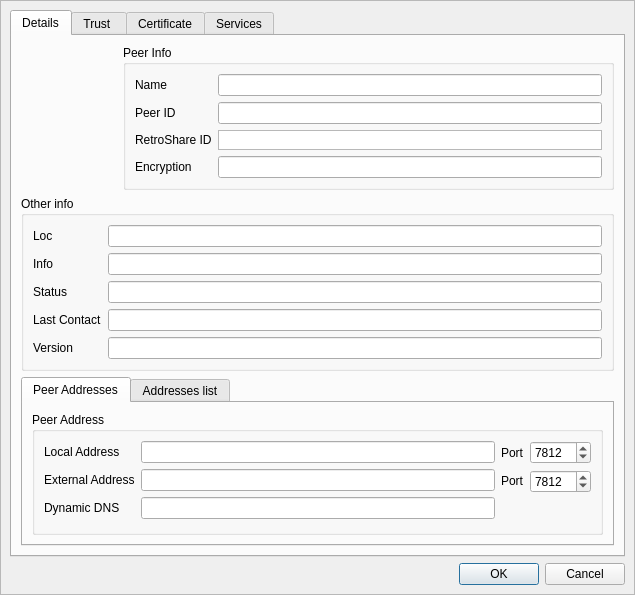
<?xml version="1.0" encoding="UTF-8"?>
<ui version="4.0">
 <class>ConfCertDialog</class>
 <widget class="QDialog" name="ConfCertDialog">
  <property name="geometry">
   <rect>
    <x>0</x>
    <y>0</y>
    <width>635</width>
    <height>549</height>
   </rect>
  </property>
  <property name="windowTitle">
   <string>Friend Details</string>
  </property>
  <property name="windowIcon">
   <iconset resource="../images.qrc">
    <normaloff>:/images/rstray3.png</normaloff>:/images/rstray3.png</iconset>
  </property>
  <layout class="QGridLayout" name="gridLayout_5">
   <property name="horizontalSpacing">
    <number>6</number>
   </property>
   <property name="verticalSpacing">
    <number>0</number>
   </property>
   <property name="margin">
    <number>0</number>
   </property>
   <item row="0" column="0">
    <widget class="HeaderFrame" name="headerFrame">
     <property name="frameShape">
      <enum>QFrame::NoFrame</enum>
     </property>
     <property name="frameShadow">
      <enum>QFrame::Plain</enum>
     </property>
    </widget>
   </item>
   <item row="1" column="0">
    <widget class="QFrame" name="frame_2">
     <property name="frameShape">
      <enum>QFrame::StyledPanel</enum>
     </property>
     <property name="frameShadow">
      <enum>QFrame::Raised</enum>
     </property>
     <layout class="QGridLayout" name="gridLayout_4">
      <item row="1" column="0">
       <layout class="QGridLayout" name="_12">
        <item row="0" column="0">
         <widget class="QDialogButtonBox" name="buttonBox">
          <property name="standardButtons">
           <set>QDialogButtonBox::Cancel|QDialogButtonBox::Ok</set>
          </property>
         </widget>
        </item>
       </layout>
      </item>
      <item row="0" column="0">
       <widget class="QTabWidget" name="stabWidget">
        <property name="currentIndex">
         <number>0</number>
        </property>
        <widget class="QWidget" name="tab">
         <attribute name="icon">
          <iconset resource="../images.qrc">
           <normaloff>:/images/info16.png</normaloff>:/images/info16.png</iconset>
         </attribute>
         <attribute name="title">
          <string>Details</string>
         </attribute>
         <layout class="QGridLayout" name="gridLayout_10">
          <item row="0" column="0">
           <widget class="AvatarWidget" name="avatar">
            <property name="minimumSize">
             <size>
              <width>96</width>
              <height>96</height>
             </size>
            </property>
            <property name="maximumSize">
             <size>
              <width>96</width>
              <height>96</height>
             </size>
            </property>
           </widget>
          </item>
          <item row="0" column="1">
           <widget class="QGroupBox" name="groupBox_2">
            <property name="title">
             <string>Peer Info</string>
            </property>
            <layout class="QGridLayout" name="gridLayout_7">
             <item row="0" column="0">
              <widget class="QLabel" name="label_name">
               <property name="text">
                <string>Name</string>
               </property>
              </widget>
             </item>
             <item row="0" column="1">
              <widget class="QLineEdit" name="name">
               <property name="readOnly">
                <bool>true</bool>
               </property>
              </widget>
             </item>
             <item row="1" column="0">
              <widget class="QLabel" name="label_id">
               <property name="text">
                <string>Peer ID</string>
               </property>
              </widget>
             </item>
             <item row="1" column="1">
              <widget class="QLineEdit" name="peerid">
               <property name="readOnly">
                <bool>true</bool>
               </property>
              </widget>
             </item>
             <item row="2" column="0">
              <widget class="QLabel" name="label_rsid">
               <property name="text">
                <string>RetroShare ID</string>
               </property>
              </widget>
             </item>
             <item row="2" column="1">
              <widget class="LinkTextBrowser" name="rsid">
               <property name="enabled">
                <bool>true</bool>
               </property>
               <property name="sizePolicy">
                <sizepolicy hsizetype="Expanding" vsizetype="Fixed">
                 <horstretch>0</horstretch>
                 <verstretch>0</verstretch>
                </sizepolicy>
               </property>
               <property name="maximumSize">
                <size>
                 <width>16777215</width>
                 <height>20</height>
                </size>
               </property>
               <property name="verticalScrollBarPolicy">
                <enum>Qt::ScrollBarAlwaysOff</enum>
               </property>
               <property name="horizontalScrollBarPolicy">
                <enum>Qt::ScrollBarAlwaysOff</enum>
               </property>
               <property name="readOnly">
                <bool>true</bool>
               </property>
              </widget>
             </item>
             <item row="3" column="0">
              <widget class="QLabel" name="crypto_label">
               <property name="text">
                <string>Encryption</string>
               </property>
              </widget>
             </item>
             <item row="3" column="1">
              <widget class="QLineEdit" name="crypto_info"/>
             </item>
            </layout>
           </widget>
          </item>
          <item row="1" column="0" colspan="2">
           <widget class="QGroupBox" name="groupBox_4">
            <property name="title">
             <string>Other info</string>
            </property>
            <layout class="QGridLayout" name="gridLayout_3">
             <item row="0" column="0">
              <widget class="QLabel" name="label_loc">
               <property name="text">
                <string>Loc</string>
               </property>
              </widget>
             </item>
             <item row="0" column="1">
              <widget class="QLineEdit" name="loc">
               <property name="readOnly">
                <bool>true</bool>
               </property>
              </widget>
             </item>
             <item row="1" column="0">
              <widget class="QLabel" name="label_PersoInfo">
               <property name="text">
                <string>Info</string>
               </property>
              </widget>
             </item>
             <item row="1" column="1">
              <widget class="QLineEdit" name="info"/>
             </item>
             <item row="2" column="0">
              <widget class="QLabel" name="label_status">
               <property name="text">
                <string>Status</string>
               </property>
              </widget>
             </item>
             <item row="2" column="1">
              <widget class="QLineEdit" name="statusline">
               <property name="readOnly">
                <bool>true</bool>
               </property>
              </widget>
             </item>
             <item row="3" column="0">
              <widget class="QLabel" name="label_last_contact">
               <property name="text">
                <string>Last Contact</string>
               </property>
              </widget>
             </item>
             <item row="3" column="1">
              <widget class="QLineEdit" name="lastcontact">
               <property name="readOnly">
                <bool>true</bool>
               </property>
              </widget>
             </item>
             <item row="4" column="0">
              <widget class="QLabel" name="label_version">
               <property name="text">
                <string>Version</string>
               </property>
              </widget>
             </item>
             <item row="4" column="1">
              <widget class="QLineEdit" name="version">
               <property name="readOnly">
                <bool>true</bool>
               </property>
              </widget>
             </item>
            </layout>
           </widget>
          </item>
          <item row="3" column="0" colspan="2">
           <widget class="QTabWidget" name="tabWidget">
            <property name="currentIndex">
             <number>0</number>
            </property>
            <widget class="QWidget" name="tab_5">
             <attribute name="title">
              <string>Peer Addresses</string>
             </attribute>
             <layout class="QGridLayout" name="gridLayout_8">
              <item row="0" column="0">
               <widget class="QGroupBox" name="groupBox">
                <property name="title">
                 <string>Peer Address</string>
                </property>
                <layout class="QGridLayout" name="gridLayout_6">
                 <item row="0" column="0" colspan="2">
                  <layout class="QHBoxLayout" name="_4">
                   <item>
                    <layout class="QVBoxLayout" name="_5">
                     <item>
                      <widget class="QLabel" name="label">
                       <property name="layoutDirection">
                        <enum>Qt::LeftToRight</enum>
                       </property>
                       <property name="text">
                        <string>Local Address</string>
                       </property>
                       <property name="alignment">
                        <set>Qt::AlignLeading|Qt::AlignLeft|Qt::AlignVCenter</set>
                       </property>
                      </widget>
                     </item>
                     <item>
                      <widget class="QLabel" name="label_2">
                       <property name="text">
                        <string>External Address</string>
                       </property>
                      </widget>
                     </item>
                     <item>
                      <widget class="QLabel" name="label_3">
                       <property name="text">
                        <string>Dynamic DNS</string>
                       </property>
                      </widget>
                     </item>
                    </layout>
                   </item>
                   <item>
                    <layout class="QVBoxLayout" name="_6">
                     <item>
                      <widget class="QLineEdit" name="localAddress"/>
                     </item>
                     <item>
                      <widget class="QLineEdit" name="extAddress"/>
                     </item>
                     <item>
                      <widget class="QLineEdit" name="dynDNS"/>
                     </item>
                    </layout>
                   </item>
                   <item>
                    <layout class="QVBoxLayout" name="_7">
                     <item>
                      <widget class="QLabel" name="label_5">
                       <property name="text">
                        <string>Port</string>
                       </property>
                      </widget>
                     </item>
                     <item>
                      <widget class="QLabel" name="label_4">
                       <property name="text">
                        <string>Port</string>
                       </property>
                      </widget>
                     </item>
                     <item>
                      <spacer name="verticalSpacer_3">
                       <property name="orientation">
                        <enum>Qt::Vertical</enum>
                       </property>
                       <property name="sizeType">
                        <enum>QSizePolicy::Fixed</enum>
                       </property>
                       <property name="sizeHint" stdset="0">
                        <size>
                         <width>20</width>
                         <height>27</height>
                        </size>
                       </property>
                      </spacer>
                     </item>
                    </layout>
                   </item>
                   <item>
                    <layout class="QVBoxLayout" name="_8">
                     <item>
                      <widget class="QSpinBox" name="localPort">
                       <property name="minimum">
                        <number>0</number>
                       </property>
                       <property name="maximum">
                        <number>65535</number>
                       </property>
                       <property name="value">
                        <number>7812</number>
                       </property>
                      </widget>
                     </item>
                     <item>
                      <widget class="QSpinBox" name="extPort">
                       <property name="minimum">
                        <number>0</number>
                       </property>
                       <property name="maximum">
                        <number>65535</number>
                       </property>
                       <property name="value">
                        <number>7812</number>
                       </property>
                      </widget>
                     </item>
                     <item>
                      <spacer name="verticalSpacer_2">
                       <property name="orientation">
                        <enum>Qt::Vertical</enum>
                       </property>
                       <property name="sizeHint" stdset="0">
                        <size>
                         <width>20</width>
                         <height>40</height>
                        </size>
                       </property>
                      </spacer>
                     </item>
                    </layout>
                   </item>
                  </layout>
                 </item>
                 <item row="2" column="0" colspan="2">
                  <spacer>
                   <property name="orientation">
                    <enum>Qt::Vertical</enum>
                   </property>
                   <property name="sizeHint" stdset="0">
                    <size>
                     <width>20</width>
                     <height>47</height>
                    </size>
                   </property>
                  </spacer>
                 </item>
                </layout>
               </widget>
              </item>
             </layout>
            </widget>
            <widget class="QWidget" name="tab_6">
             <attribute name="title">
              <string>Addresses list</string>
             </attribute>
             <layout class="QGridLayout" name="gridLayout_9">
              <item row="0" column="0">
               <widget class="QLabel" name="label_9">
                <property name="text">
                 <string>Addresses list</string>
                </property>
               </widget>
              </item>
              <item row="1" column="0">
               <widget class="QListWidget" name="ipAddressList">
                <property name="contextMenuPolicy">
                 <enum>Qt::DefaultContextMenu</enum>
                </property>
                <property name="selectionMode">
                 <enum>QAbstractItemView::MultiSelection</enum>
                </property>
               </widget>
              </item>
             </layout>
            </widget>
           </widget>
          </item>
          <item row="2" column="0">
           <spacer name="verticalSpacer">
            <property name="orientation">
             <enum>Qt::Vertical</enum>
            </property>
            <property name="sizeHint" stdset="0">
             <size>
              <width>20</width>
              <height>40</height>
             </size>
            </property>
           </spacer>
          </item>
         </layout>
        </widget>
        <widget class="QWidget" name="tab_2">
         <attribute name="icon">
          <iconset resource="../images.qrc">
           <normaloff>:/images/security-high-16.png</normaloff>:/images/security-high-16.png</iconset>
         </attribute>
         <attribute name="title">
          <string>Trust </string>
         </attribute>
         <layout class="QVBoxLayout" name="_9">
          <item>
           <widget class="QLabel" name="web_of_trust_label">
            <property name="text">
             <string>Your trust in this peer is:</string>
            </property>
            <property name="wordWrap">
             <bool>true</bool>
            </property>
           </widget>
          </item>
          <item>
           <layout class="QHBoxLayout" name="wotLayout">
            <item>
             <widget class="QRadioButton" name="radioButton_trust_never">
              <property name="maximumSize">
               <size>
                <width>125</width>
                <height>16777215</height>
               </size>
              </property>
              <property name="text">
               <string>None </string>
              </property>
              <property name="icon">
               <iconset resource="../images.qrc">
                <normaloff>:/images/security-low-48.png</normaloff>:/images/security-low-48.png</iconset>
              </property>
              <property name="iconSize">
               <size>
                <width>48</width>
                <height>48</height>
               </size>
              </property>
             </widget>
            </item>
            <item>
             <widget class="QRadioButton" name="radioButton_trust_marginnaly">
              <property name="maximumSize">
               <size>
                <width>140</width>
                <height>16777215</height>
               </size>
              </property>
              <property name="text">
               <string>Marginal </string>
              </property>
              <property name="icon">
               <iconset resource="../images.qrc">
                <normaloff>:/images/security-medium-48.png</normaloff>:/images/security-medium-48.png</iconset>
              </property>
              <property name="iconSize">
               <size>
                <width>48</width>
                <height>48</height>
               </size>
              </property>
             </widget>
            </item>
            <item>
             <widget class="QRadioButton" name="radioButton_trust_fully">
              <property name="maximumSize">
               <size>
                <width>130</width>
                <height>16777215</height>
               </size>
              </property>
              <property name="text">
               <string>Full </string>
              </property>
              <property name="icon">
               <iconset resource="../images.qrc">
                <normaloff>:/images/security-high-48.png</normaloff>:/images/security-high-48.png</iconset>
              </property>
              <property name="iconSize">
               <size>
                <width>48</width>
                <height>48</height>
               </size>
              </property>
             </widget>
            </item>
           </layout>
          </item>
          <item>
           <widget class="QGroupBox" name="groupBox_3">
            <property name="font">
             <font>
              <weight>50</weight>
              <bold>false</bold>
             </font>
            </property>
            <property name="title">
             <string>PGP Key</string>
            </property>
            <property name="flat">
             <bool>false</bool>
            </property>
            <property name="checkable">
             <bool>false</bool>
            </property>
            <layout class="QGridLayout" name="gridLayout_2">
             <item row="0" column="0">
              <widget class="QLabel" name="is_signing_me">
               <property name="font">
                <font>
                 <weight>75</weight>
                 <bold>true</bold>
                </font>
               </property>
               <property name="text">
                <string>Peer has signed my PGP key</string>
               </property>
              </widget>
             </item>
             <item row="0" column="1">
              <widget class="QToolButton" name="trusthelpButton">
               <property name="toolTip">
                <string>Show Help for Trust Settings and Signing</string>
               </property>
               <property name="text">
                <string/>
               </property>
               <property name="icon">
                <iconset resource="../images.qrc">
                 <normaloff>:/images/informations_24x24.png</normaloff>:/images/informations_24x24.png</iconset>
               </property>
               <property name="iconSize">
                <size>
                 <width>24</width>
                 <height>24</height>
                </size>
               </property>
              </widget>
             </item>
             <item row="1" column="0" colspan="2">
              <widget class="QGroupBox" name="signersBox">
               <property name="title">
                <string>Peer key is signed by :</string>
               </property>
               <layout class="QVBoxLayout" name="_11">
                <item>
                 <widget class="LinkTextBrowser" name="signers"/>
                </item>
               </layout>
              </widget>
             </item>
            </layout>
           </widget>
          </item>
          <item>
           <layout class="QHBoxLayout" name="friendAndSignLayout">
            <property name="margin">
             <number>6</number>
            </property>
            <item>
             <widget class="QCheckBox" name="signGPGKeyCheckBox">
              <property name="toolTip">
               <string>&lt;!DOCTYPE HTML PUBLIC &quot;-//W3C//DTD HTML 4.0//EN&quot; &quot;http://www.w3.org/TR/REC-html40/strict.dtd&quot;&gt;
&lt;html&gt;&lt;head&gt;&lt;meta name=&quot;qrichtext&quot; content=&quot;1&quot; /&gt;&lt;style type=&quot;text/css&quot;&gt;
p, li { white-space: pre-wrap; }
&lt;/style&gt;&lt;/head&gt;&lt;body style=&quot; font-family:'Sans'; font-size:10pt; font-weight:400; font-style:normal;&quot;&gt;
&lt;p align=&quot;justify&quot; style=&quot; margin-top:0px; margin-bottom:0px; margin-left:0px; margin-right:0px; -qt-block-indent:0; text-indent:0px;&quot;&gt;Signing a friend's key is a way to express your trust into this friend, to your other friends. Besides, only signed peers will receive information about your other trusted friends.&lt;/p&gt;
&lt;p align=&quot;justify&quot; style=&quot;-qt-paragraph-type:empty; margin-top:0px; margin-bottom:0px; margin-left:0px; margin-right:0px; -qt-block-indent:0; text-indent:0px;&quot;&gt;&lt;/p&gt;
&lt;p align=&quot;justify&quot; style=&quot; margin-top:0px; margin-bottom:0px; margin-left:0px; margin-right:0px; -qt-block-indent:0; text-indent:0px;&quot;&gt;Signing a key cannot be undone, so do it wisely.&lt;/p&gt;&lt;/body&gt;&lt;/html&gt;</string>
              </property>
              <property name="text">
               <string>Sign PGP key</string>
              </property>
              <property name="icon">
               <iconset resource="../images.qrc">
                <normaloff>:/images/view-certificate-sign-32.png</normaloff>:/images/view-certificate-sign-32.png</iconset>
              </property>
              <property name="iconSize">
               <size>
                <width>32</width>
                <height>32</height>
               </size>
              </property>
              <property name="checked">
               <bool>false</bool>
              </property>
             </widget>
            </item>
            <item>
             <widget class="QToolButton" name="signKeyButton">
              <property name="toolTip">
               <string>&lt;!DOCTYPE HTML PUBLIC &quot;-//W3C//DTD HTML 4.0//EN&quot; &quot;http://www.w3.org/TR/REC-html40/strict.dtd&quot;&gt;
&lt;html&gt;&lt;head&gt;&lt;meta name=&quot;qrichtext&quot; content=&quot;1&quot; /&gt;&lt;style type=&quot;text/css&quot;&gt;
p, li { white-space: pre-wrap; }
&lt;/style&gt;&lt;/head&gt;&lt;body style=&quot; font-family:'Sans'; font-size:10pt; font-weight:400; font-style:normal;&quot;&gt;
&lt;p align=&quot;justify&quot; style=&quot; margin-top:0px; margin-bottom:0px; margin-left:0px; margin-right:0px; -qt-block-indent:0; text-indent:0px;&quot;&gt;Signing a friend's key is a way to express your trust into this friend, to your other friends. Besides, only signed peers will receive information about your other trusted friends.&lt;/p&gt;
&lt;p align=&quot;justify&quot; style=&quot;-qt-paragraph-type:empty; margin-top:0px; margin-bottom:0px; margin-left:0px; margin-right:0px; -qt-block-indent:0; text-indent:0px;&quot;&gt;&lt;/p&gt;
&lt;p align=&quot;justify&quot; style=&quot; margin-top:0px; margin-bottom:0px; margin-left:0px; margin-right:0px; -qt-block-indent:0; text-indent:0px;&quot;&gt;Signing a key cannot be undone, so do it wisely.&lt;/p&gt;&lt;/body&gt;&lt;/html&gt;</string>
              </property>
              <property name="text">
               <string>Sign PGP key</string>
              </property>
              <property name="icon">
               <iconset resource="../images.qrc">
                <normaloff>:/images/view-certificate-sign-48.png</normaloff>:/images/view-certificate-sign-48.png</iconset>
              </property>
              <property name="iconSize">
               <size>
                <width>48</width>
                <height>48</height>
               </size>
              </property>
              <property name="toolButtonStyle">
               <enum>Qt::ToolButtonTextUnderIcon</enum>
              </property>
             </widget>
            </item>
            <item>
             <spacer name="horizontalSpacer">
              <property name="orientation">
               <enum>Qt::Horizontal</enum>
              </property>
              <property name="sizeHint" stdset="0">
               <size>
                <width>40</width>
                <height>20</height>
               </size>
              </property>
             </spacer>
            </item>
            <item>
             <widget class="QToolButton" name="denyFriendButton">
              <property name="text">
               <string>Deny Friend</string>
              </property>
              <property name="icon">
               <iconset resource="../images.qrc">
                <normaloff>:/images/user/deny_user48.png</normaloff>:/images/user/deny_user48.png</iconset>
              </property>
              <property name="iconSize">
               <size>
                <width>48</width>
                <height>48</height>
               </size>
              </property>
              <property name="toolButtonStyle">
               <enum>Qt::ToolButtonTextUnderIcon</enum>
              </property>
             </widget>
            </item>
            <item>
             <widget class="QToolButton" name="make_friend_button">
              <property name="text">
               <string>Make Friend</string>
              </property>
              <property name="icon">
               <iconset resource="../images.qrc">
                <normaloff>:/images/user/add_user48.png</normaloff>:/images/user/add_user48.png</iconset>
              </property>
              <property name="iconSize">
               <size>
                <width>48</width>
                <height>48</height>
               </size>
              </property>
              <property name="autoRepeat">
               <bool>false</bool>
              </property>
              <property name="autoExclusive">
               <bool>false</bool>
              </property>
              <property name="toolButtonStyle">
               <enum>Qt::ToolButtonTextUnderIcon</enum>
              </property>
              <property name="autoRaise">
               <bool>false</bool>
              </property>
              <property name="arrowType">
               <enum>Qt::NoArrow</enum>
              </property>
             </widget>
            </item>
           </layout>
          </item>
         </layout>
        </widget>
        <widget class="QWidget" name="tab_3">
         <attribute name="icon">
          <iconset resource="../images.qrc">
           <normaloff>:/images/view-certificate-sign-32.png</normaloff>:/images/view-certificate-sign-32.png</iconset>
         </attribute>
         <attribute name="title">
          <string>Certificate</string>
         </attribute>
         <layout class="QVBoxLayout" name="verticalLayout">
          <item>
           <widget class="QTextEdit" name="userCertificateText"/>
          </item>
          <item>
           <layout class="QHBoxLayout" name="horizontalLayout">
            <item>
             <widget class="QCheckBox" name="_shouldAddSignatures_CB">
              <property name="text">
               <string>Include signatures</string>
              </property>
             </widget>
            </item>
            <item>
             <widget class="QCheckBox" name="_useOldFormat_CB">
              <property name="text">
               <string>Use old key format</string>
              </property>
             </widget>
            </item>
            <item>
             <spacer name="horizontalSpacer_2">
              <property name="orientation">
               <enum>Qt::Horizontal</enum>
              </property>
              <property name="sizeHint" stdset="0">
               <size>
                <width>40</width>
                <height>20</height>
               </size>
              </property>
             </spacer>
            </item>
           </layout>
          </item>
         </layout>
        </widget>
        <widget class="QWidget" name="tab_4">
         <attribute name="icon">
          <iconset resource="../images.qrc">
           <normaloff>:/images/admin-16.png</normaloff>:/images/admin-16.png</iconset>
         </attribute>
         <attribute name="title">
          <string>Services</string>
         </attribute>
         <layout class="QGridLayout" name="gridLayout">
          <item row="0" column="0">
           <widget class="QLabel" name="label_7">
            <property name="maximumSize">
             <size>
              <width>24</width>
              <height>24</height>
             </size>
            </property>
            <property name="text">
             <string/>
            </property>
            <property name="pixmap">
             <pixmap resource="../images.qrc">:/images/admin-24.png</pixmap>
            </property>
           </widget>
          </item>
          <item row="0" column="1">
           <widget class="QLabel" name="label_6">
            <property name="font">
             <font>
              <pointsize>11</pointsize>
              <weight>75</weight>
              <bold>true</bold>
             </font>
            </property>
            <property name="text">
             <string>User service permissions</string>
            </property>
           </widget>
          </item>
          <item row="1" column="0" colspan="2">
           <widget class="QPlainTextEdit" name="plainTextEdit">
            <property name="font">
             <font>
              <pointsize>11</pointsize>
             </font>
            </property>
            <property name="readOnly">
             <bool>true</bool>
            </property>
            <property name="plainText">
             <string>This tab allows you to finely tune which services each of your contacts is allowed to use with you.

Some services (Discovery, anonymous routing) can be switched off globally, which always overrides the settings per-user.</string>
            </property>
            <property name="overwriteMode">
             <bool>false</bool>
            </property>
           </widget>
          </item>
          <item row="2" column="0" colspan="2">
           <widget class="QCheckBox" name="_anonymous_routing_CB">
            <property name="toolTip">
             <string>&lt;html&gt;&lt;head/&gt;&lt;body&gt;&lt;p align=&quot;justify&quot;&gt;Disabling anonymous routing will suppress all sending/retrieval of tunnel and anonymous search requests from/to this user. This user will not be able to transfer anonymously through you.&lt;/p&gt;&lt;p align=&quot;justify&quot;&gt;For a global switch, go to the server configuration panel.&lt;/p&gt;&lt;/body&gt;&lt;/html&gt;</string>
            </property>
            <property name="text">
             <string>Anonymous routing</string>
            </property>
           </widget>
          </item>
          <item row="3" column="0" colspan="2">
           <widget class="QCheckBox" name="_discovery_CB">
            <property name="toolTip">
             <string>&lt;html&gt;&lt;head/&gt;&lt;body&gt;&lt;p align=&quot;justify&quot;&gt;Disabling discovery removes the sending of public keys of your own friends to this user. Discovery information from this friend will be dropped as well.&lt;/p&gt;&lt;p align=&quot;justify&quot;&gt;For a global switch, go to the server configuration panel.&lt;/p&gt;&lt;/body&gt;&lt;/html&gt;</string>
            </property>
            <property name="text">
             <string>Discovery</string>
            </property>
           </widget>
          </item>
          <item row="4" column="0" colspan="2">
           <widget class="QCheckBox" name="_forums_channels_CB">
            <property name="toolTip">
             <string>&lt;html&gt;&lt;head/&gt;&lt;body&gt;&lt;p align=&quot;justify&quot;&gt;Disabling this means that forums and channels posts will not be passed from you to this friend, and items coming from this friend will be dropped.&lt;/p&gt;&lt;/body&gt;&lt;/html&gt;</string>
            </property>
            <property name="text">
             <string>Forums/Channels</string>
            </property>
           </widget>
          </item>
          <item row="5" column="0" colspan="2">
           <widget class="QCheckBox" name="_direct_transfer_CB">
            <property name="toolTip">
             <string>&lt;html&gt;&lt;head/&gt;&lt;body&gt;&lt;p align=&quot;justify&quot;&gt;Retroshare periodically checks your friend lists for browsable files matching your transfers, to establish a direct transfer. In this case, your friend knows you're downloading the file.&lt;/p&gt;&lt;p align=&quot;justify&quot;&gt;To prevent this behavior for this friend only, uncheck this box. You can still perform a direct transfer if you explicitly ask for it, by e.g. downloading from your friend's file list. &lt;/p&gt;&lt;/body&gt;&lt;/html&gt;</string>
            </property>
            <property name="text">
             <string>Use as direct source, when available</string>
            </property>
           </widget>
          </item>
          <item row="6" column="0" colspan="2">
           <widget class="QCheckBox" name="_chat_CB">
            <property name="enabled">
             <bool>false</bool>
            </property>
            <property name="text">
             <string>Chat</string>
            </property>
            <property name="checked">
             <bool>true</bool>
            </property>
           </widget>
          </item>
          <item row="7" column="0" colspan="2">
           <spacer name="verticalSpacer_4">
            <property name="orientation">
             <enum>Qt::Vertical</enum>
            </property>
            <property name="sizeHint" stdset="0">
             <size>
              <width>20</width>
              <height>196</height>
             </size>
            </property>
           </spacer>
          </item>
         </layout>
        </widget>
       </widget>
      </item>
     </layout>
    </widget>
   </item>
  </layout>
 </widget>
 <customwidgets>
  <customwidget>
   <class>HeaderFrame</class>
   <extends>QFrame</extends>
   <header>gui/common/HeaderFrame.h</header>
   <container>1</container>
  </customwidget>
  <customwidget>
   <class>AvatarWidget</class>
   <extends>QLabel</extends>
   <header>gui/common/AvatarWidget.h</header>
   <container>1</container>
  </customwidget>
  <customwidget>
   <class>LinkTextBrowser</class>
   <extends>QTextBrowser</extends>
   <header>gui/common/LinkTextBrowser.h</header>
  </customwidget>
 </customwidgets>
 <resources>
  <include location="../images.qrc"/>
  <include location="../images.qrc"/>
  <include location="../images.qrc"/>
  <include location="../images.qrc"/>
  <include location="../images.qrc"/>
 </resources>
 <connections/>
</ui>
